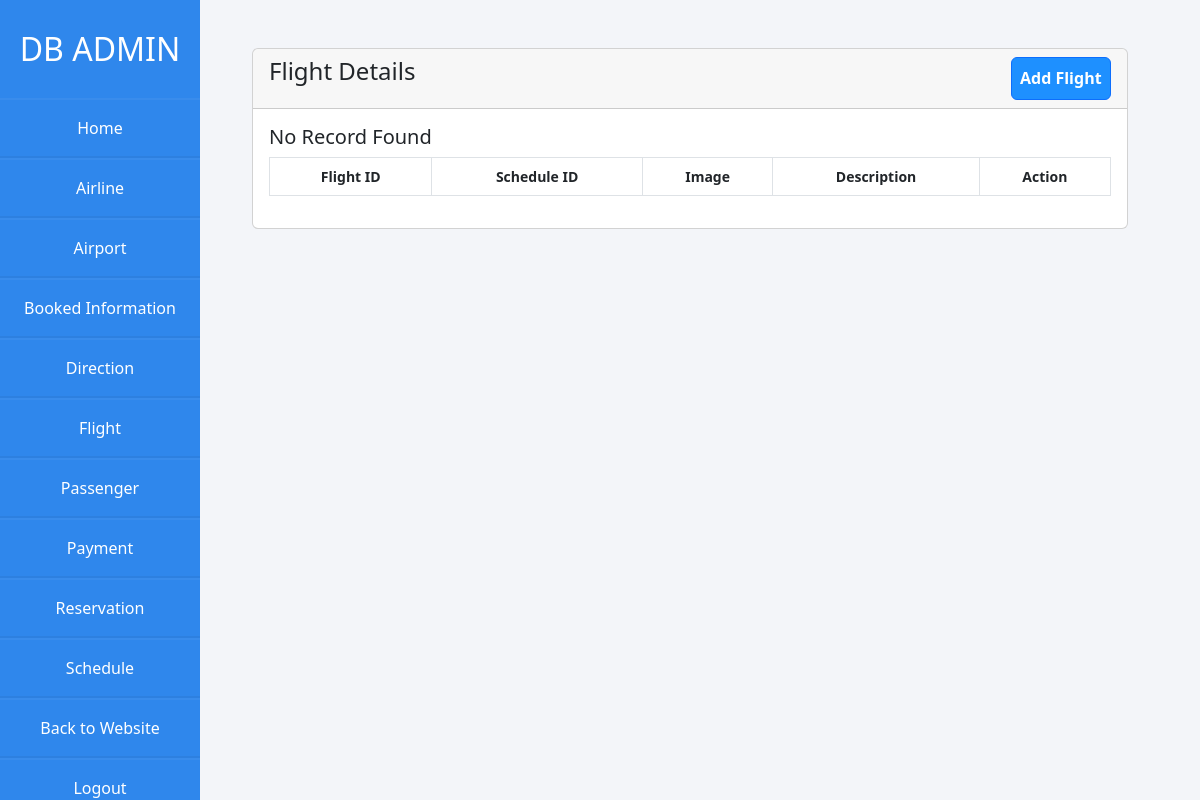
Before: /Airlines/admin/flight.php with the older database file.
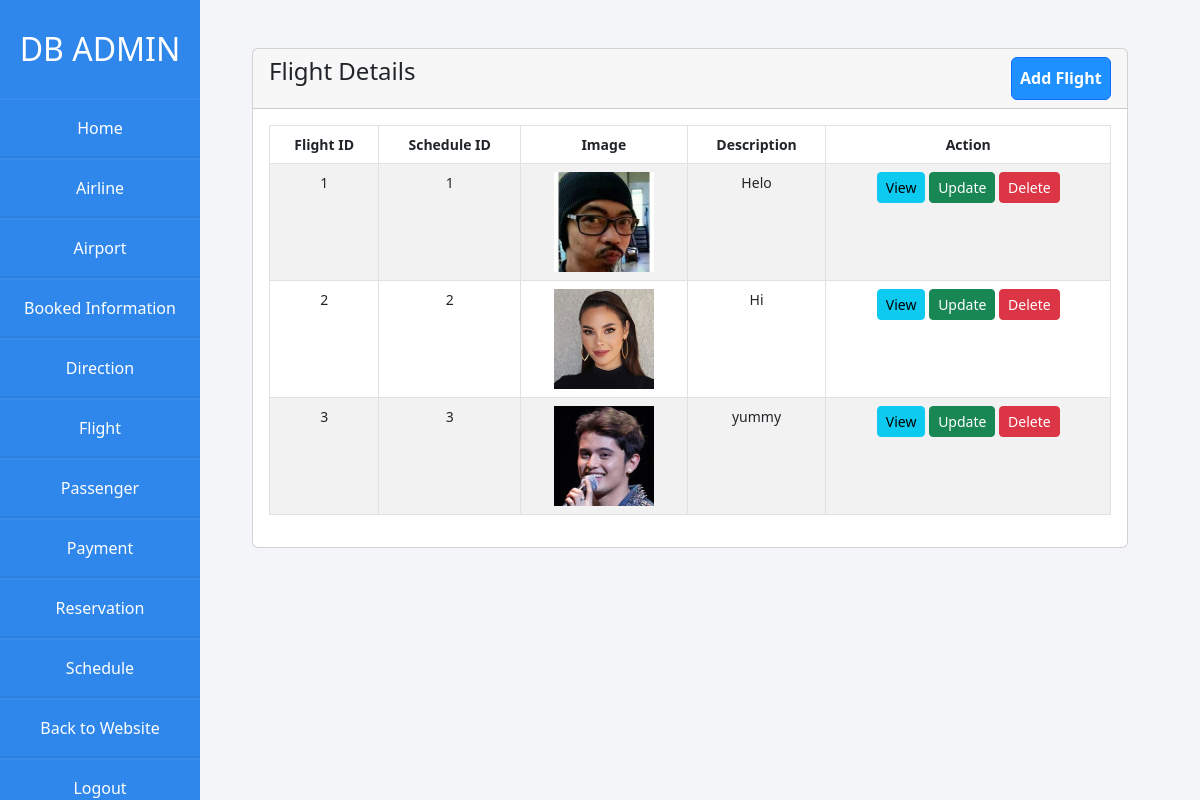
After: the same page with the newer database file.
### tables this page shows
CREATE TABLE `flight` (
  `flight_id` int(10) NOT NULL,
  `schedule_id` int(10) NOT NULL,
  `image` varchar(255) NOT NULL,
  `description` varchar(50) NOT NULL
);

### Airlines/admin/flight.php (the view, shortened to what this page needs)
<?php
require 'dbcon.php';
?>
<!doctype html>
<html lang="en">
<head>
  <link href="https://cdn.jsdelivr.net/npm/bootstrap@5.2.0-beta1/dist/css/bootstrap.min.css" rel="stylesheet">
  <link rel="stylesheet" href="css/styles.css">
</head>
<body>
  <div class="wrapper">
    <div class="sidebar">
      <h2>DB Admin</h2>
      <li><a href="admin.php">Home</a></li>
      <li><a href="airline.php">Airline</a></li>
      <li><a href="airport.php">Airport</a></li>
      <li><a href="booked-information.php">Booked Information</a></li>
      <li><a href="direction.php">Direction</a></li>
      <li><a href="flight.php">Flight</a></li>
      <li><a href="passenger.php">Passenger</a></li>
      <li><a href="payment.php">Payment</a></li>
      <li><a href="reservation.php">Reservation</a></li>
      <li><a href="schedule.php">Schedule</a></li>
      <li><a href="../home.php"> Back to Website</a></li>
      <li><a href="logout-admin.php"> Logout</a></li>
    </div>
  </div>
  <div class="container mt-5">
    <div class="row">
      <div class="col-md-12">
        <div class="card">
          <div class="card-header">
            <h4>Flight Details
              <a href="flight-create.php" class="btn btn-primary float-end">Add Flight</a>
            </h4>
          </div>
          <div class="card-body">
            <table class="table table-bordered table-striped">
              <thead>
                <tr>
                  <th>Flight ID</th>
                  <th>Schedule ID</th>
                  <th>Image</th>
                  <th>Description</th>
                  <th>Action</th>
                </tr>
              </thead>
              <tbody>
                <?php
                $query = "SELECT * FROM flight";
                $query_run = mysqli_query($con, $query);
                $count = mysqli_num_rows($query_run);
                if ($count > 0) {
                  while ($row = mysqli_fetch_assoc($query_run)) {
                    $flight_id = $row['flight_id'];
                    $schedule_id = $row['schedule_id'];
                    $image = $row['image'];
                    $description = $row['description'];
                ?>
                    <tr>
                      <td><?php echo $flight_id; ?></td>
                      <td><?php echo $schedule_id; ?></td>
                      <td>
                        <?php
                        if ($image=="") {
                          echo "Image not added";
                        } else {
                          ?>
                          <img src="<?php echo 'http://localhost/Ticketing-for-flights-/Airlines/'; ?>img/flight/<?php echo $image; ?>" width="100px">
                        <?php
                        }
                        ?>
                      </td>
                      <td><?php echo $description; ?></td>
                      <td>
                        <a href="flight-view.php?flight_id=<?php echo $flight_id; ?>" class="btn btn-info btn-sm">View</a>
                        <a href="flight-update.php?flight_id=<?php echo $flight_id; ?>" class="btn btn-success btn-sm">Update</a>
                        <a href="flight-delete.php?delete_flight_id=<?php echo $flight_id; ?>&delete_image=<?php echo $image;?>" class="btn btn-danger btn-sm">Delete</a>
                      </td>
                    </tr>
                <?php
                  }
                } else {
                  echo '<h5>No Record Found </h5>';
                }
                ?>
              </tbody>
            </table>
          </div>
        </div>
      </div>
    </div>
  </div>
</body>
</html>

### Airlines/admin/css/styles.css (style rules this page uses)
* { margin: 0; padding: 0; box-sizing: border-box; list-style: none; text-decoration: none; }
body { background: #f3f5f9; min-width: 960px; }
.wrapper { width: 20%; min-width: 200px; max-width: 250px; display: flex; position: relative; }
.container { max-width: 75%; margin-left: 20%; }
.wrapper .sidebar { position: fixed; width: 200px; height: 100%; background: rgb(47, 135, 236); padding: 30px 0; overflow-x: scroll; overflow-y: none; }
.wrapper .sidebar h2 { color: #fff; text-transform: uppercase; text-align: center; margin-bottom: 30px; }
.wrapper .sidebar li { padding: 1rem; border-bottom: 2.5px solid rgba(0, 0, 0, 0.05); border-top: 2.5px solid rgba(225, 225, 225, 0.05); }
.wrapper .sidebar li a { color: #fff; display: block; text-align: center; list-style: none; text-decoration: none; }
.row { --bs-gutter-x: 1.5rem; --bs-gutter-y: 0; display: flex; flex-wrap: wrap; margin-top: calc(-1 * var(--bs-gutter-y)); margin-right: calc(-.5 * var(--bs-gutter-x)); }
.card-header { padding: var(--bs-card-cap-padding-y) var(--bs-card-cap-padding-x); margin-bottom: 0; color: var(--bs-card-cap-color); background-color: var(--bs-card-cap-bg); border-bottom: var(--bs-card-border-width) solid var(--bs-card-border-color); }
.table { --bs-table-color: var(--bs-body-color); --bs-table-bg: transparent; --bs-table-border-color: var(--bs-border-color); --bs-table-accent-bg: transparent; --bs-table-striped-color: var(--bs-body-color); --bs-table-striped-bg: rgba(0, 0, 0, 0.05); --bs-table-active-color: var(--bs-body-color); --bs-table-active-bg: rgba(0, 0, 0, 0.1); --bs-table-hover-color: var(--bs-body-color); --bs-table-hover-bg: rgba(0, 0, 0, 0.075); width: 100%; font-size: 14px; text-align: center; margin-bottom: 1rem; color: var(--bs-table-color); vertical-align: top; border-color: var(--bs-table-border-color); }
.btn-primary { background-color: #1e90ff; padding: 1%; color: white; text-decoration: none; font-weight: bold; }

Changed rows visible on the page:
added flight: flight "1", schedule "1", image (picture), description "Helo"
added flight: flight "2", schedule "2", image (picture), description "Hi"
added flight: flight "3", schedule "3", image (picture), description "yummy"
Other visible differences:
text no longer shown: "No Record Found"
